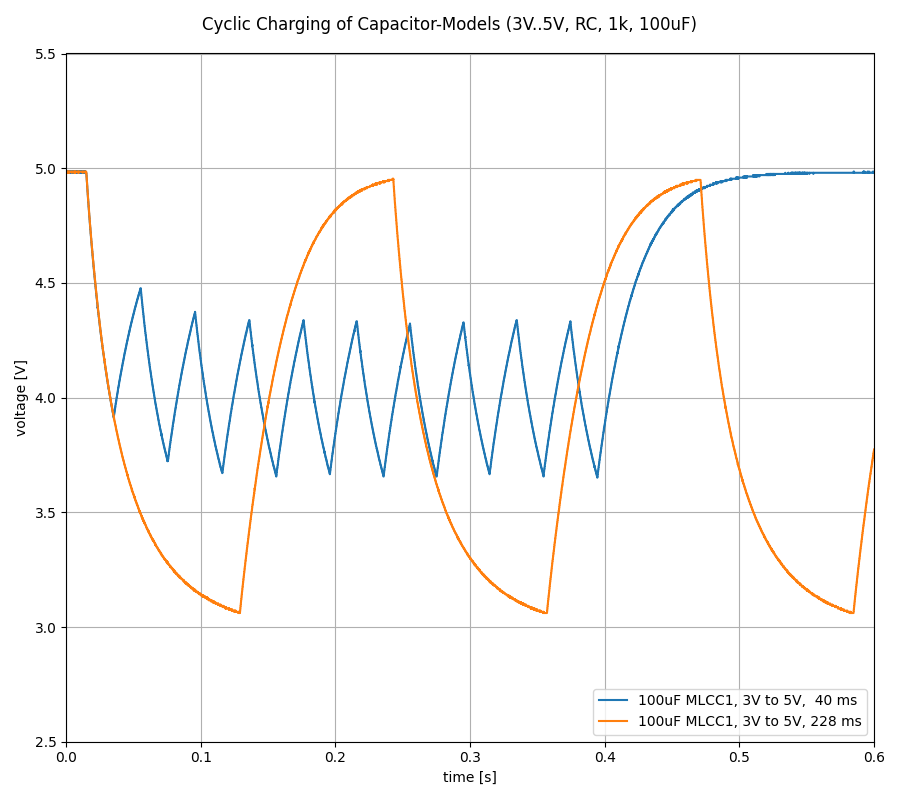

This chart was generated by the following Python code:
from pathlib import Path

import numpy as np

from matplotlib import pyplot as plt

from eval_kit_behavior_var1.data_capacitor import data_cyclic

runtime = 1

fig = plt.figure(figsize=(9, 8), layout="tight")

for name, data in data_cyclic.items():
    plt.plot(data["time"], data["voltage"], label=name)

plt.suptitle("Cyclic Charging of Capacitor-Models (3V..5V, RC, 1k, 100uF)")
plt.xlabel("time [s]")
plt.ylabel("voltage [V]")
plt.xticks(np.arange(0.0, runtime + 0.1, 0.1))
plt.yticks(np.arange(0.0, 5.6, 0.5))
plt.ylim(bottom=2.5)  # , top=1.0)
plt.xlim(left=0.0, right=0.6)
plt.grid(True)
plt.legend(loc="lower right")
plt.tight_layout()
# force direct values on axis
for ax in fig.get_axes():
    ax.get_yaxis().get_major_formatter().set_useOffset(False)
    ax.get_xaxis().get_major_formatter().set_useOffset(False)
plt.savefig(Path(__file__).with_suffix(".png"))
plt.close(fig)
